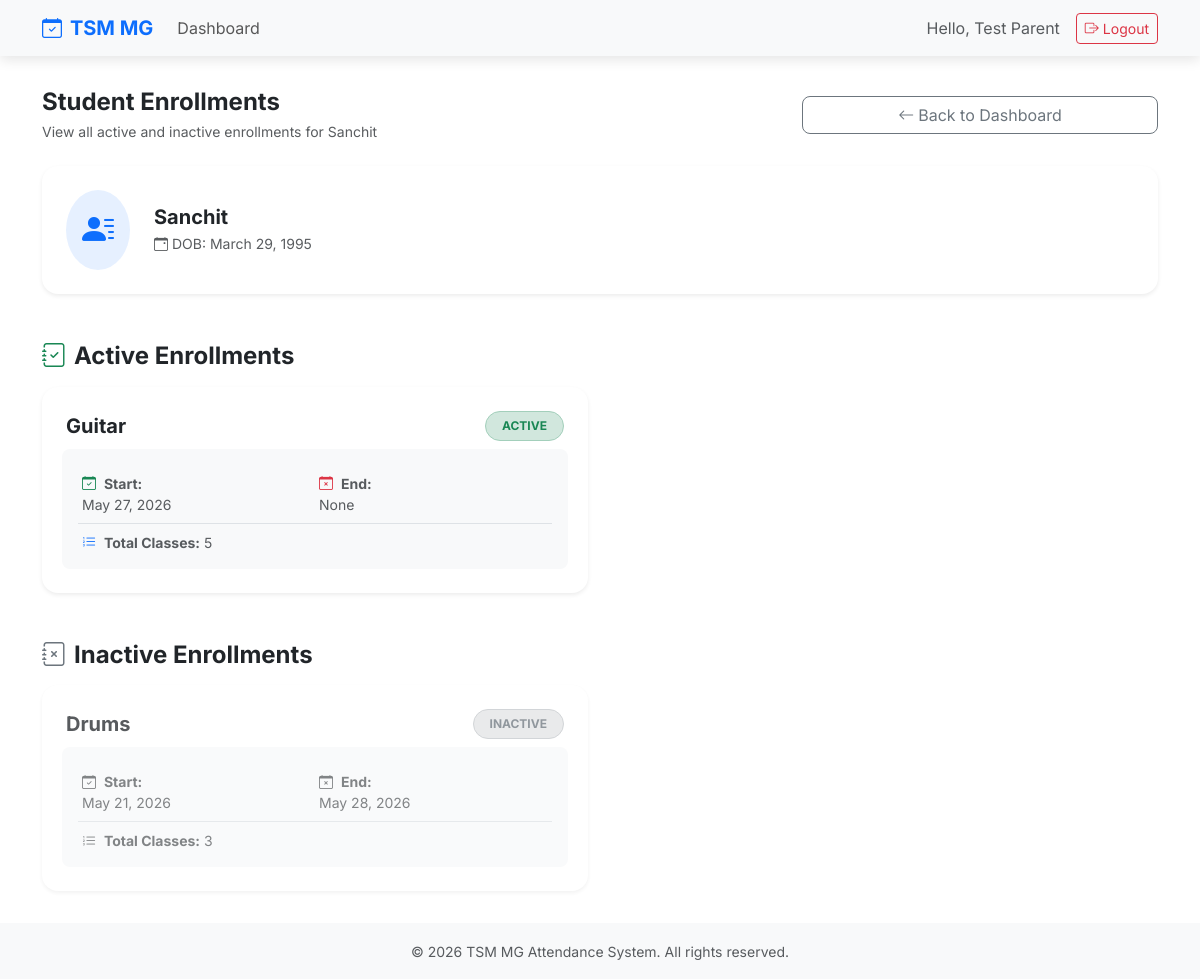
/students/5/enrollments/ (signed in), run on the app's committed database.
### accounts/models.py (models this page shows, shortened)
class User(AbstractBaseUser, PermissionsMixin):
    phone = models.CharField(max_length=20, unique=True)
    name = models.CharField(max_length=100, blank=True)
    role = models.CharField(
        max_length=20, choices=UserRole.choices, default=UserRole.STUDENT
    )
    is_active = models.BooleanField(default=True)
    is_staff = models.BooleanField(default=False)
    objects = UserManager()
    USERNAME_FIELD = "phone"

### students/models.py (models this page shows, shortened)
class Student(models.Model):
    name = models.CharField(
        max_length=255,
    )
    date_of_birth = models.DateField()
    user = models.ForeignKey(
        "accounts.User",
        on_delete=models.CASCADE,
        related_name="students",
    )

### enrollments/models.py (models this page shows, shortened)
class Enrollment(models.Model):
    student = models.ForeignKey(
        "students.Student",
        on_delete=models.CASCADE,
        related_name="enrollments",
    )
    subject = models.ForeignKey(
        "classes.Subject",
        on_delete=models.CASCADE,
        related_name="enrollments",
    )
    start_date = models.DateField(
        null=True,
        blank=True,
    )
    end_date = models.DateField(
        null=True,
        blank=True,
    )
    status = models.CharField(
        max_length=20,
        choices=EnrollmentStatus.choices,
        default=EnrollmentStatus.ACTIVE,
    )
    total_classes = models.PositiveIntegerField(
        default=0,
    )
    created_at = models.DateTimeField(
        auto_now_add=True,
    )
    class Meta:
        constraints = [
            models.UniqueConstraint(
                fields=["student", "subject"],
                name="unique_student_subject",
            )
        ]

### classes/models.py (models this page shows)
class Subject(models.Model):
    name = models.CharField(
        max_length=255,
    )
    def __str__(self):
        return self.name

### students/views.py (the view)
@user_passes_test(is_student)
def student_enrollments(request, student_id):
    student = get_object_or_404(Student, id=student_id, user=request.user)
    context = {
        "student": student,
        "active_enrollments": student.enrollments.filter(status="ACTIVE"),
        "inactive_enrollments": student.enrollments.filter(status="INACTIVE"),
    }
    return render(request, "students/student_enrollments.html", context)

### students/views.py (called while the page is built)
def is_student(user):
    return user.is_authenticated and user.role == "STUDENT"

### students/templates/students/student_enrollments.html (shortened to what this page needs)
{% extends "base.html" %}
{% block content %}
{% if user.is_authenticated %}
<div class="row mb-3 mb-md-4 align-items-center text-center text-md-start">
  <div class="col-12 col-md-8 mb-3 mb-md-0">
    <h2 class="fw-bold mb-1 fs-4 fs-md-2">Student Enrollments</h2>
    <p class="text-muted mb-0 small small-md-auto">View all active and inactive enrollments for {{ student.name }}</p>
  </div>
  <div class="col-12 col-md-4 text-center text-md-end">
    <a href="{% url 'dashboard' %}" class="btn btn-outline-secondary rounded-3 w-100 w-md-auto">
      <i class="bi bi-arrow-left me-1"></i>Back to Dashboard
    </a>
  </div>
</div>
<div class="card border-0 shadow-sm rounded-4 mb-4 mb-md-5">
  <div class="card-body p-3 p-md-4 d-flex flex-column flex-md-row align-items-center text-center text-md-start">
    <div class="bg-primary bg-opacity-10 p-3 rounded-circle mb-3 mb-md-0 me-md-4">
      <i class="bi bi-person-lines-fill fs-2 text-primary"></i>
    </div>
    <div>
      <h4 class="fw-bold mb-1 fs-5 fs-md-4">{{ student.name }}</h4>
      <p class="text-muted mb-0 small"><i class="bi bi-calendar-event me-1"></i>DOB: {{ student.date_of_birth }}</p>
    </div>
  </div>
</div>
<h4 class="fw-bold mb-3"><i class="bi bi-journal-check me-2 text-success"></i>Active Enrollments</h4>
{% if active_enrollments %}
<div class="row row-cols-1 row-cols-md-2 g-4 mb-5">
  {% for enrollment in active_enrollments %}
  <div class="col">
    <a href="{% url 'enrollment_detail' student.id enrollment.id %}" class="text-decoration-none">
      <div class="card h-100 border-0 shadow-sm rounded-4 card-hover">
        <div class="card-body p-4">
          <div class="d-flex justify-content-between align-items-center mb-3">
            <h5 class="fw-bold text-dark mb-0">{{ enrollment.subject }}</h5>
            <span class="badge bg-success-subtle text-success border border-success-subtle px-3 py-2 rounded-pill">
              {{ enrollment.status }}
            </span>
          </div>
          <div class="row g-2 mb-0 text-muted small bg-body-tertiary p-3 rounded-3">
            <div class="col-6">
              <i class="bi bi-calendar-check me-1 text-success"></i>
              <strong>Start:</strong> <br/>{{ enrollment.start_date }}
            </div>
            <div class="col-6">
              <i class="bi bi-calendar-x me-1 text-danger"></i>
              <strong>End:</strong> <br/>{{ enrollment.end_date }}
            </div>
            <div class="col-12 mt-2 pt-2 border-top">
              <i class="bi bi-list-ol me-1 text-primary"></i>
              <strong>Total Classes:</strong> {{ enrollment.total_classes }}
            </div>
          </div>
        </div>
      </div>
    </a>
  </div>
  {% endfor %}
</div>
{% endif %}
<h4 class="fw-bold mb-3"><i class="bi bi-journal-x me-2 text-secondary"></i>Inactive Enrollments</h4>
{% if inactive_enrollments %}
<div class="row row-cols-1 row-cols-md-2 g-4">
  {% for enrollment in inactive_enrollments %}
  <div class="col">
    <a href="{% url 'enrollment_detail' student.id enrollment.id %}" class="text-decoration-none opacity-75">
      <div class="card h-100 border-0 shadow-sm rounded-4 card-hover">
        <div class="card-body p-4">
          <div class="d-flex justify-content-between align-items-center mb-3">
            <h5 class="fw-bold text-dark mb-0">{{ enrollment.subject }}</h5>
            <span class="badge bg-secondary-subtle text-secondary border border-secondary-subtle px-3 py-2 rounded-pill">
              {{ enrollment.status }}
            </span>
          </div>
          <div class="row g-2 mb-0 text-muted small bg-body-tertiary p-3 rounded-3">
            <div class="col-6">
              <i class="bi bi-calendar-check me-1"></i>
              <strong>Start:</strong> <br/>{{ enrollment.start_date }}
            </div>
            <div class="col-6">
              <i class="bi bi-calendar-x me-1"></i>
              <strong>End:</strong> <br/>{{ enrollment.end_date }}
            </div>
            <div class="col-12 mt-2 pt-2 border-top">
              <i class="bi bi-list-ol me-1"></i>
              <strong>Total Classes:</strong> {{ enrollment.total_classes }}
            </div>
          </div>
        </div>
      </div>
    </a>
  </div>
  {% endfor %}
</div>
{% endif %}
{% endif %}
{% endblock %}

### templates/base.html (shortened to what this page needs)
<!DOCTYPE html>
<html lang="en" data-bs-theme="light">
  <head>
    <link
      href="https://cdn.jsdelivr.net/npm/bootstrap@5.3.3/dist/css/bootstrap.min.css"
      rel="stylesheet"
    />
    <link rel="stylesheet" href="https://cdn.jsdelivr.net/npm/bootstrap-icons@1.11.3/font/bootstrap-icons.min.css">
  </head>
  <body>
    <nav class="navbar navbar-expand-lg bg-body-tertiary sticky-top">
      <div class="container">
        <a class="navbar-brand fw-bold text-primary" href="/">
          <i class="bi bi-calendar-check me-2"></i>TSM MG
        </a>
        <div class="collapse navbar-collapse" id="navbarNav">
          <ul class="navbar-nav me-auto">
            {% if user.is_authenticated %}
            <li class="nav-item">
              <a class="nav-link" href="/">Dashboard</a>
            </li>
            {% endif %}
          </ul>
          <div class="d-flex align-items-center">
            {% if user.is_authenticated %}
              <span class="me-3 text-muted">Hello, {{ user.name|default:user.phone }}</span>
              <form action="{% url 'logout' %}" method="post" class="d-inline">
                <button type="submit" class="btn btn-outline-danger btn-sm">
                  <i class="bi bi-box-arrow-right me-1"></i>Logout
                </button>
              </form>
            {% else %}
              <a href="{% url 'login' %}" class="btn btn-primary btn-sm">
                <i class="bi bi-box-arrow-in-right me-1"></i>Login
              </a>
            {% endif %}
          </div>
        </div>
      </div>
    </nav>
    <main class="container">
      {% block content %}
      {% endblock %}
    </main>
    <footer class="bg-body-tertiary py-3 mt-auto">
      <div class="container text-center text-muted">
        <small>&copy; {% now "Y" %} TSM MG Attendance System. All rights reserved.</small>
      </div>
    </footer>
  </body>
</html>

### templates/base.html (style rules this page uses)
body { font-family: 'Inter', sans-serif; background-color: var(--bs-body-bg); display: flex; flex-direction: column; min-height: 100vh; }
.navbar { box-shadow: 0 4px 12px rgba(0,0,0,0.1); }
main { flex: 1; padding-top: 2rem; padding-bottom: 2rem; }
.card { border: none; box-shadow: 0 4px 6px -1px rgba(0, 0, 0, 0.1), 0 2px 4px -1px rgba(0, 0, 0, 0.06); transition: transform 0.2s ease-in-out, box-shadow 0.2s ease-in-out; border-radius: 12px; }

### data on the page
User: name "Test Parent"
Student: name "Sanchit", date_of_birth "March 29, 1995"
Enrollment: subject "Guitar", status "ACTIVE", start_date "May 27, 2026", end_date "None", total_classes "5"
Enrollment: subject "Drums", status "INACTIVE", start_date "May 21, 2026", end_date "May 28, 2026", total_classes "3"
